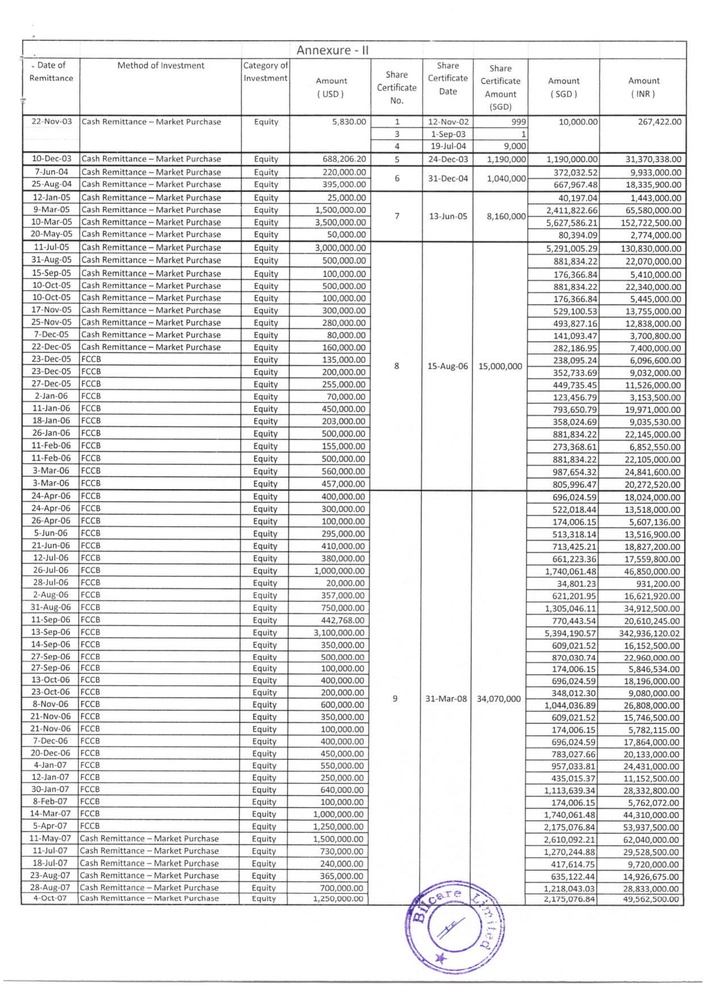
#> input picture dump_spark/4dt/input/1.jpg, 706 x 999 px, shrunk from 2481 x 3508 before the run, found by its file name
$ python app.py
#> lines starting #> are read from the running program, lines starting #| are printed output that depends on the picture; after the words box and inside, x2 and y2 are one past the last pixel; in counts of white or black regions, pixels touching at a corner belong together
#> further down, image is the input picture: shape (999, 706, 3); mean B, G, R 230.8, 230.7, 230.7
import cv2
import numpy as np

# Configure path to Tesseract if necessary
#pytesseract.pytesseract.tesseract_cmd = r"C:\\Program Files\\Tesseract-OCR\\tesseract.exe"


class TableLineExtractor:

    def __init__(self, image):
        self.image = image

    def execute(self):
        self.grayscale_image()
        self.threshold_image()
        self.invert_image()
        self.erode_vertical_lines()
        self.erode_horizontal_lines()
        self.combine_eroded_images()
        self.dilate_combined_image_to_make_lines_thicker()
        cropped_table = self.extract_and_crop_table()
        if cropped_table is not None:
            return self.process_cropped_table(cropped_table)
        else:
            print("No table detected.")
            return []

    def grayscale_image(self):
        self.grey = cv2.cvtColor(self.image, cv2.COLOR_BGR2GRAY)

    def threshold_image(self):
        _, self.thresholded_image = cv2.threshold(self.grey, 127, 255, cv2.THRESH_BINARY)
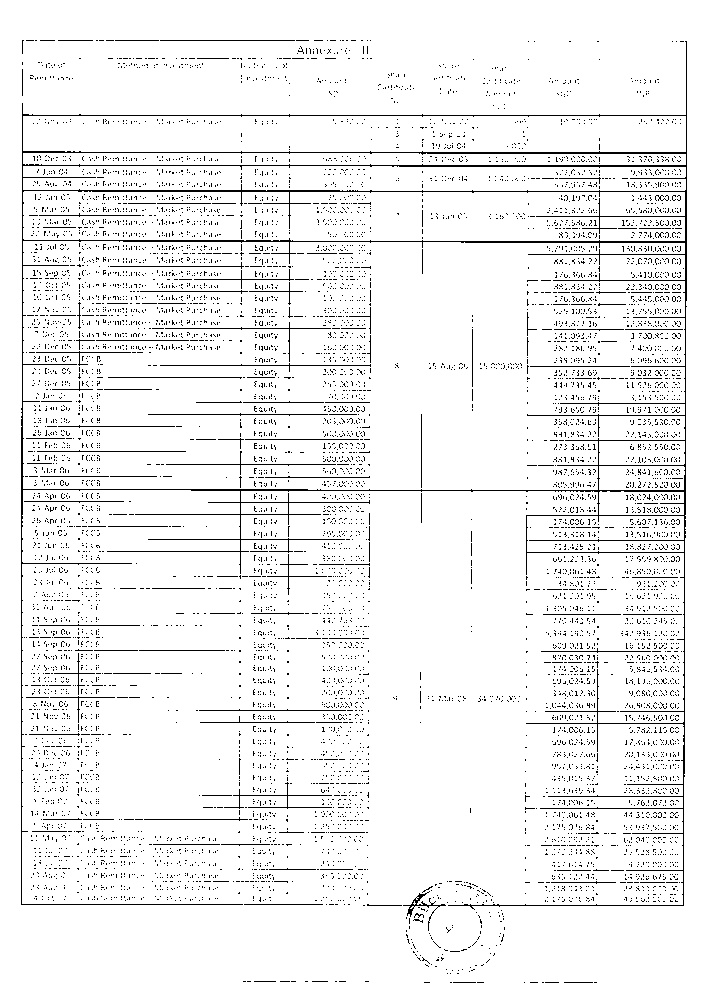
#> self.thresholded_image: shape (999, 706); 94.3% white; black in thin lines or dots, all inside (x1, y1, x2, y2) = (21, 40, 687, 983)

    def invert_image(self):
        self.inverted_image = cv2.bitwise_not(self.thresholded_image)

    def erode_vertical_lines(self):
        vert_kernel = np.array([[1], [1], [1], [1], [1]])
        self.vertical_lines_eroded_image = cv2.erode(self.inverted_image, vert_kernel, iterations=10)
#> self.vertical_lines_eroded_image: shape (999, 706); 0.27% white in thin lines or dots, all inside (x1, y1, x2, y2) = (21, 61, 687, 886)
        self.vertical_lines_eroded_image = cv2.dilate(self.vertical_lines_eroded_image, vert_kernel, iterations=10)
#> self.vertical_lines_eroded_image: shape (999, 706); 0.35% white in thin lines or dots, all inside (x1, y1, x2, y2) = (21, 41, 687, 906)

    def erode_horizontal_lines(self):
        hor_kernel = np.array([[1, 1, 1, 1, 1]])
        self.horizontal_lines_eroded_image = cv2.erode(self.inverted_image, hor_kernel, iterations=10)
#> self.horizontal_lines_eroded_image: shape (999, 706); 1.4% white in thin lines or dots, all inside (x1, y1, x2, y2) = (41, 40, 667, 906)
        self.horizontal_lines_eroded_image = cv2.dilate(self.horizontal_lines_eroded_image, hor_kernel, iterations=10)
#> self.horizontal_lines_eroded_image: shape (999, 706); 2% white in thin lines or dots, all inside (x1, y1, x2, y2) = (21, 40, 687, 906)

    def combine_eroded_images(self):
        self.combined_image = cv2.add(self.vertical_lines_eroded_image, self.horizontal_lines_eroded_image)
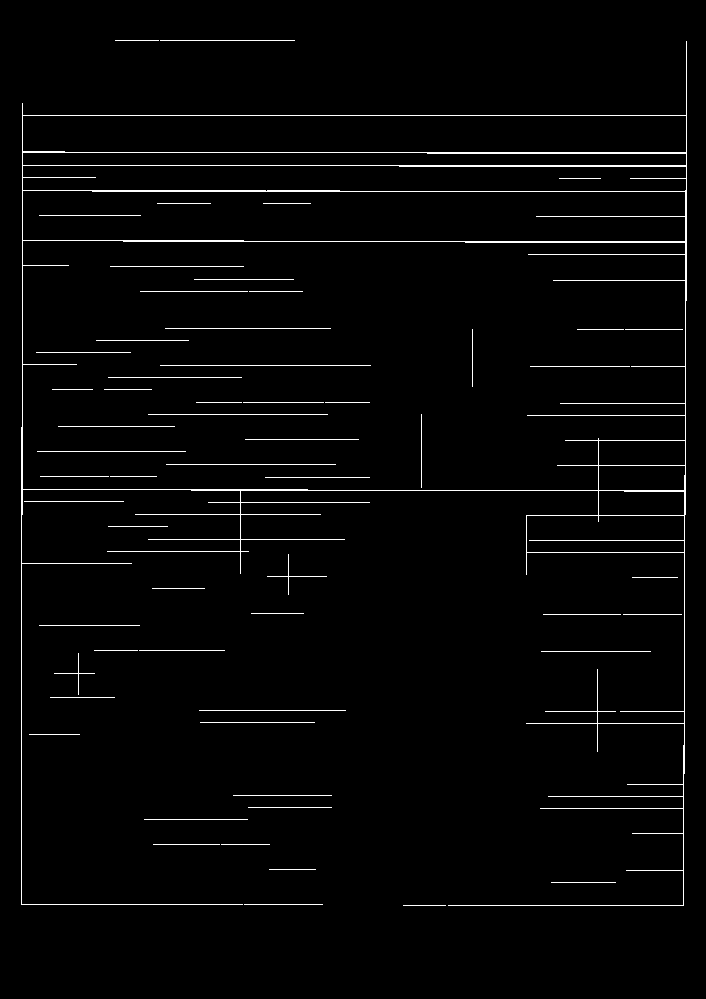
#> self.combined_image: shape (999, 706); 2.3% white in thin lines or dots, all inside (x1, y1, x2, y2) = (21, 40, 687, 906)

    def dilate_combined_image_to_make_lines_thicker(self):
        kernel = cv2.getStructuringElement(cv2.MORPH_RECT, (2, 2))
        self.combined_image_dilated = cv2.dilate(self.combined_image, kernel, iterations=5)
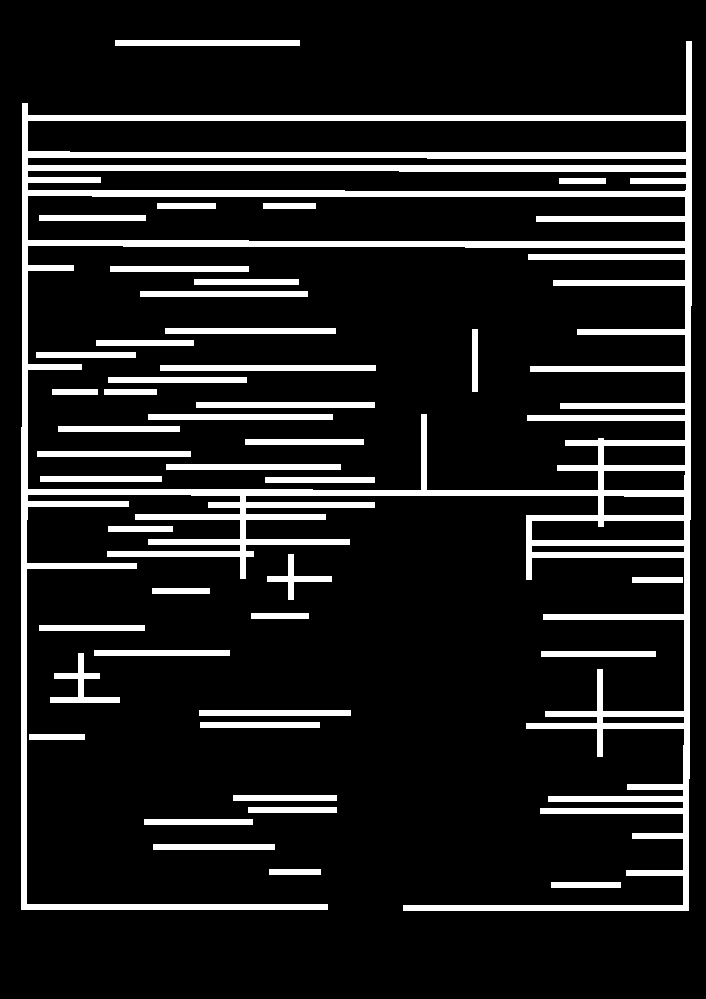
#> self.combined_image_dilated: shape (999, 706); 12.9% white; 43 white regions

    def extract_and_crop_table(self):
        # Find contours of the table
        contours, _ = cv2.findContours(self.combined_image_dilated, cv2.RETR_EXTERNAL, cv2.CHAIN_APPROX_SIMPLE)
#> contours = 20 contours; largest, box (x1, y1, x2, y2) and area: (21, 41, 692, 911) 280234, (115, 40, 300, 46) 920, (50, 653, 120, 703) 768, (199, 710, 351, 716) 755, (94, 650, 230, 656) 675
        if contours:
            # Get the largest contour (assume it's the table)
            largest_contour = max(contours, key=cv2.contourArea)
#> largest_contour = contour of 171 points, box (x1, y1, x2, y2) (21, 41, 692, 911), area 280234
            x, y, w, h = cv2.boundingRect(largest_contour)
#> x = 21; y = 41; w = 671; h = 870
            cropped_table = self.image[y:y+h, x:x+w]
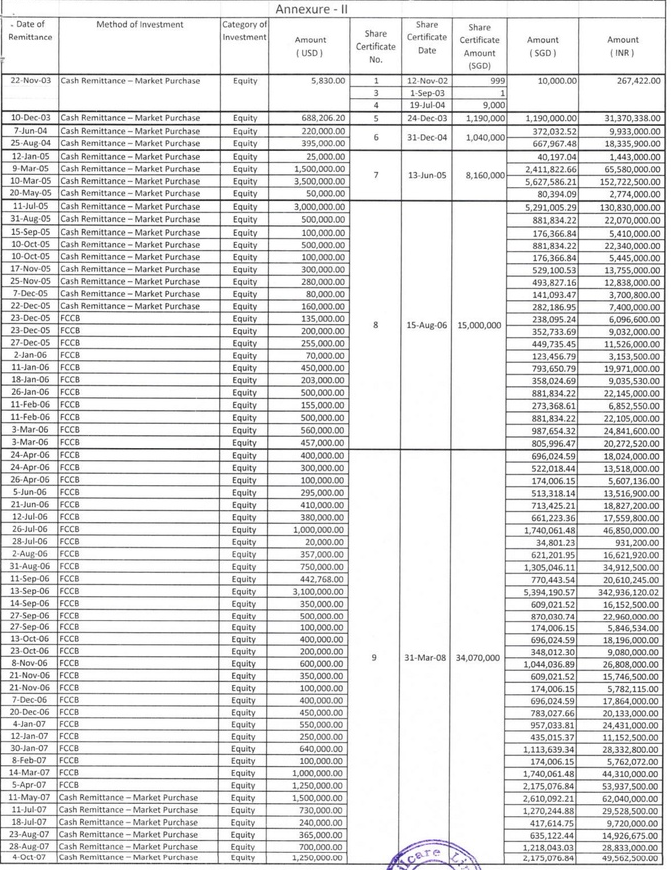
#> cropped_table: shape (870, 671, 3); mean B, G, R 226.4, 226.3, 226.4
            output_table_path = r"C:\\Users\\goldb\\OneDrive\\Desktop\\aymaan\\A\\output\\cropped_table.jpg"
            cv2.imwrite(output_table_path, cropped_table)
            print(f"Cropped table saved to: {output_table_path}")
            return cropped_table
        return None

    def process_cropped_table(self, cropped_table):
        # Convert cropped table to grayscale and process for line detection
        grey = cv2.cvtColor(cropped_table, cv2.COLOR_BGR2GRAY)
        _, thresholded = cv2.threshold(grey, 127, 255, cv2.THRESH_BINARY)
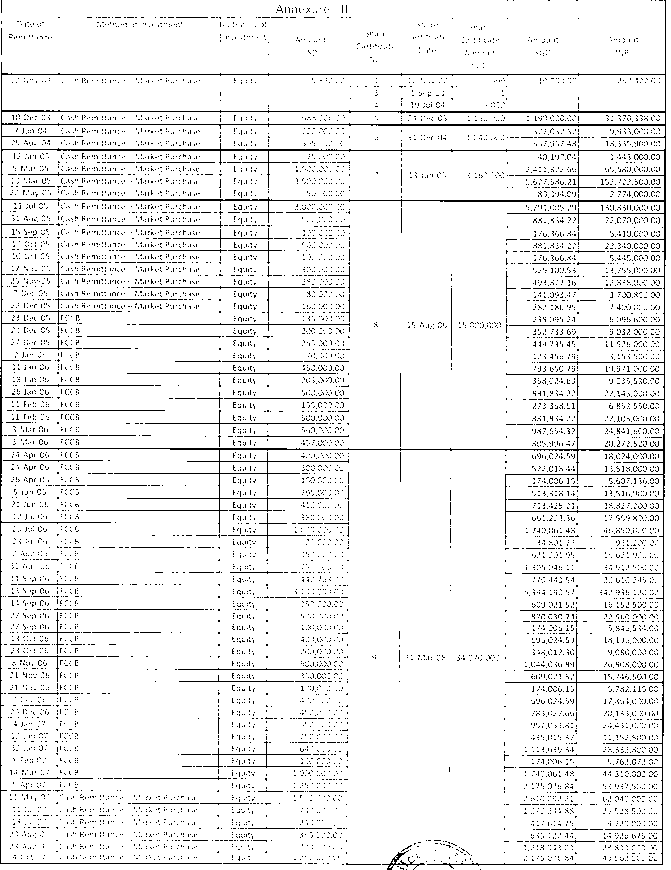
#> thresholded: shape (870, 671); 93.3% white; black in thin lines or dots
        inverted = cv2.bitwise_not(thresholded)
#> inverted: shape (870, 671); 6.7% white in thin lines or dots

        hor_kernel = np.array([[1, 1, 1, 1, 1]])
        horizontal_lines = cv2.erode(inverted, hor_kernel, iterations=10)
#> horizontal_lines: shape (870, 671); 1.7% white in thin lines or dots, all inside (x1, y1, x2, y2) = (0, 74, 646, 865)
        horizontal_lines = cv2.dilate(horizontal_lines, hor_kernel, iterations=10)
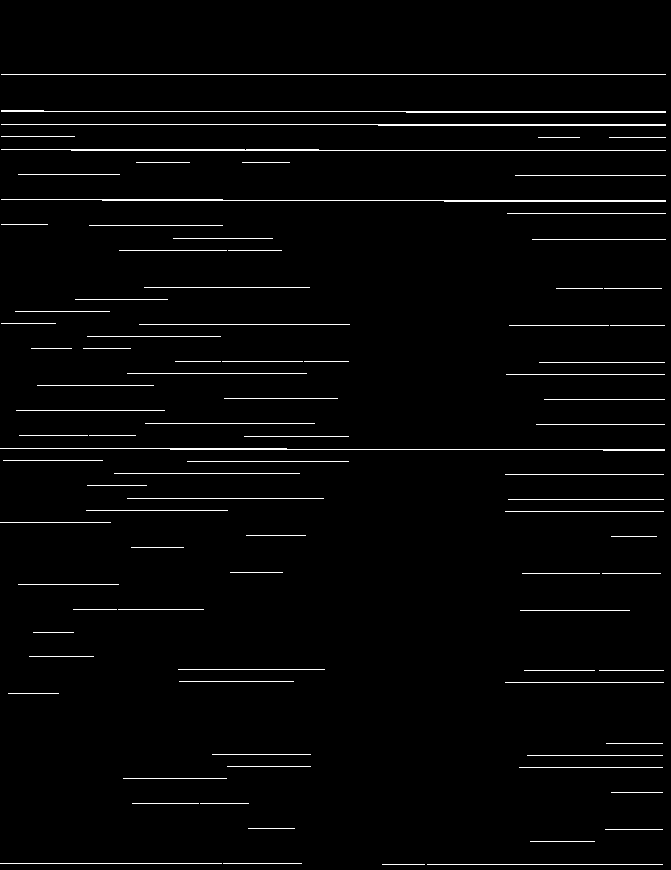
#> horizontal_lines: shape (870, 671); 2.4% white in thin lines or dots

        # Detect horizontal lines using Hough Line Transform
        lines = cv2.HoughLinesP(horizontal_lines, 1, np.pi / 180, threshold=100, minLineLength=100, maxLineGap=10)
#> lines = 57 rows, first 6: [1, 111, 665, 111], [1, 74, 665, 74], [1, 124, 665, 124], [71, 150, 665, 150], [170, 449, 664, 449], [102, 200, 665, 200]
        if lines is not None:
            # Sort lines by y-coordinate (top to bottom)
            sorted_lines = sorted(lines, key=lambda line: line[0][1])
#> sorted_lines = 57 items, first 6: [[1, 74, 665, 74]], [[1, 111, 665, 111]], [[406, 112, 665, 112]], [[1, 124, 665, 124]], [[378, 125, 665, 125]], [[1, 149, 318, 149]]

            # Get the first line as reference
            reference_line = sorted_lines[0]
#> reference_line = [[1, 74, 665, 74]]
            ref_length = abs(reference_line[0][2] - reference_line[0][0])
#> ref_length = 664
            ref_y = reference_line[0][1]
#> ref_y = 74

            # Iteratively crop sections
            cropped_sections = []
            while sorted_lines:
                matching_line = None
                matching_index = -1
                for idx, line in enumerate(sorted_lines):
                    x1, y1, x2, y2 = line[0]
                    line_length = abs(x2 - x1)
                    if abs(line_length - ref_length) < 10 and y1 > ref_y:
                        matching_line = line
                        matching_index = idx
                        break

                if matching_line is not None:
                    x1, y1, x2, y2 = matching_line[0]
                    # Crop between the reference and the matching line
                    cropped_sections.append(cropped_table[ref_y:y1, :])
                    # Update reference
                    ref_y = y1
                    # Remove the matching line using its index
                    sorted_lines.pop(matching_index)
                else:
                    break
#> this loop made 3 passes
#> (x1, y1, x2, y2, ref_y) on passes 1 to 2: (1, 111, 665, 111, 111), (1, 124, 665, 124, 124)
#> after the loop, cropped_sections = 2 items; sorted_lines = 55 items, first 6: [[1, 74, 665, 74]], [[406, 112, 665, 112]], [[378, 125, 665, 125]], [[1, 149, 318, 149]], [[71, 150, 665, 150]], [[18, 174, 119, 174]]

            # Save the last section
            cropped_sections.append(cropped_table[ref_y:, :])

            return cropped_sections
        else:
            print("No horizontal lines detected in the cropped table.")
            return []

# Example usage:
input_image_path = r"C:\\Users\\goldb\\OneDrive\\Desktop\\aymaan\\A\\input\\1.jpg"
image = cv2.imread(input_image_path)

table_line_extractor = TableLineExtractor(image)
cropped_images = table_line_extractor.execute()
#> cropped_images = 3 items

# Save and display the cropped images
for idx, cropped in enumerate(cropped_images):
    output_crop_path = f"C:\\Users\\goldb\\OneDrive\\Desktop\\aymaan\\A\\output\\section_cropped_{idx}.jpg"
    cv2.imwrite(output_crop_path, cropped)
    print(f"Cropped section saved to: {output_crop_path}")
#> this loop made 3 passes
#| Cropped section saved to: C:\Users\goldb\OneDrive\Desktop\aymaan\A\output\section_cropped_0.jpg
#| Cropped section saved to: C:\Users\goldb\OneDrive\Desktop\aymaan\A\output\section_cropped_1.jpg
#| Cropped section saved to: C:\Users\goldb\OneDrive\Desktop\aymaan\A\output\section_cropped_2.jpg
#> pass 1, `cv2.imwrite(output_crop_path, cropped)`:
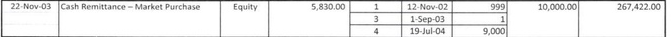
#> saved as section_cropped_0.jpg: shape (37, 671, 3); mean B, G, R 234.4, 234.4, 234.4

for idx, cropped in enumerate(cropped_images):
    cv2.imshow(f"Cropped Section {idx}", cropped)
cv2.waitKey(0)
cv2.destroyAllWindows()
